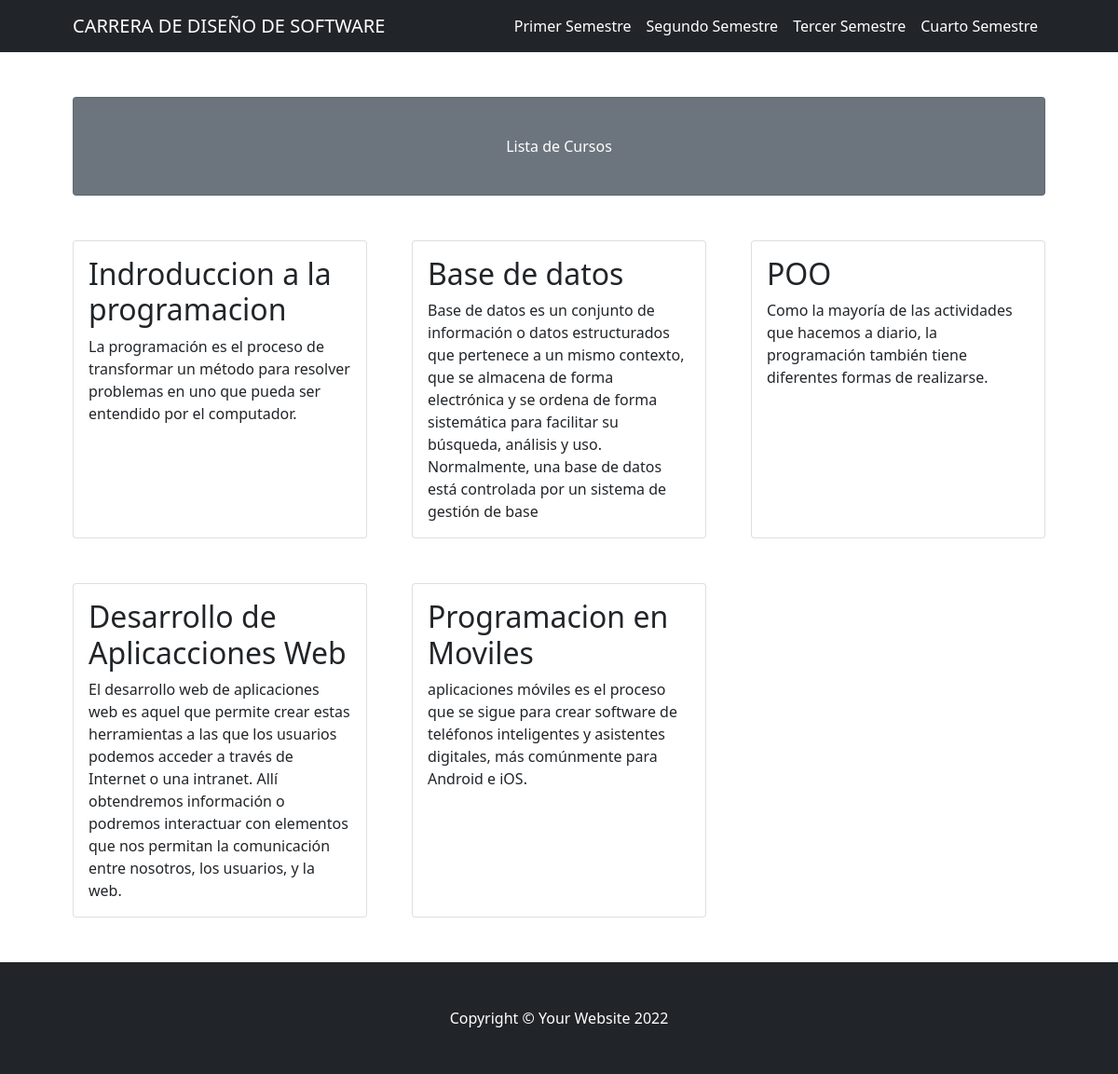
The page / on the database its author committed.
### curso/models.py (models this page shows, shortened)
class Semestre(models.Model):
    nombre = models.CharField(max_length=200)
    pud_date = models.DateTimeField(auto_now=True)

class Curso(models.Model):
    titulo = models.CharField(max_length=100)
    descripcion = models.TextField()
    semestre = models.ForeignKey(Semestre, on_delete=models.CASCADE)

### curso/views.py (the view)
# urls.py: path('',views.Index, name='index'),
def Index(request):
    list_cursos = Curso.objects.all()
    list_semestres = Semestre.objects.all()
    context = {
        'list_curso': list_cursos,
        'semestre' : list_semestres
    }
    return render(request, 'index.html', context)

### curso/templates/index.html
{% extends "layout.html" %}
{% block content %}
{% for list in list_curso %}
<div class="col-md-4 mb-5">
    <div class="card h-100">
        <div class="card-body">
            <h2 class="card-title">{{ list.titulo }}</h2>
            <p class="card-text">{{ list.descripcion }}</p>
        </div>
    </div>
</div>
{% endfor %}
{% endblock %}

### curso/templates/layout.html (shortened to what this page needs)
<!DOCTYPE html>
<html lang="en">
    <head>
        {% load static %}
        <link href="{% static 'css/styles.css' %}" rel="stylesheet" />
    </head>
    <body>
        <nav class="navbar navbar-expand-lg navbar-dark bg-dark">
            <div class="container px-5">
                <a class="navbar-brand" href="#!">CARRERA DE DISEÑO DE SOFTWARE</a>
                <div class="collapse navbar-collapse" id="navbarSupportedContent">
                    <ul class="navbar-nav ms-auto mb-2 mb-lg-0">
                        {% for semestre in semestre %}
                        <li class="nav-item"><a class="nav-link active" aria-current="page" href="/semestre/{{ semestre.id }}/">{{ semestre.nombre }}</a></li>
                        {% endfor %}
                    </ul>
                </div>
            </div>
        </nav>
        <div class="container px-4 px-lg-5">
            <div class="card text-white bg-secondary my-5 py-4 text-center">
                <div class="card-body"><p class="text-white m-0">Lista de Cursos</p></div>
            </div>
            <div class="row gx-4 gx-lg-5">
                {% block content %}
                {% endblock %}
            </div>
        </div>
        <footer class="py-5 bg-dark">
            <div class="container px-4 px-lg-5"><p class="m-0 text-center text-white">Copyright &copy; Your Website 2022</p></div>
        </footer>
    </body>
</html>

### rows shown on the page
Semestre: nombre "Primer Semestre"
Semestre: nombre "Segundo Semestre"
Semestre: nombre "Tercer Semestre"
Semestre: nombre "Cuarto Semestre"
Curso: titulo "Indroduccion a la programacion", descripcion "La programación es el proceso de transformar un método para resolver problemas en uno que pueda ser entendido por el computador."
Curso: titulo "Base de datos", descripcion "Base de datos es un conjunto de información o datos estructurados que pertenece a un mismo contexto, que se almacena de forma electrónica y se ordena de forma sistemática para facilitar su búsqueda, análisis y uso. Normalmente, una base de datos está controlada por un sistema de gestión de base"
Curso: titulo "POO", descripcion "Como la mayoría de las actividades que hacemos a diario, la programación también tiene diferentes formas de realizarse."
Curso: titulo "Desarrollo de Aplicacciones Web", descripcion "El desarrollo web de aplicaciones web es aquel que permite crear estas herramientas a las que los usuarios podemos acceder a través de Internet o una intranet. Allí obtendremos información o podremos interactuar con elementos que nos permitan la comunicación entre nosotros, los usuarios, y la web."
Curso: titulo "Programacion en Moviles", descripcion "aplicaciones móviles es el proceso que se sigue para crear software de teléfonos inteligentes y asistentes digitales, más comúnmente para Android e iOS."
